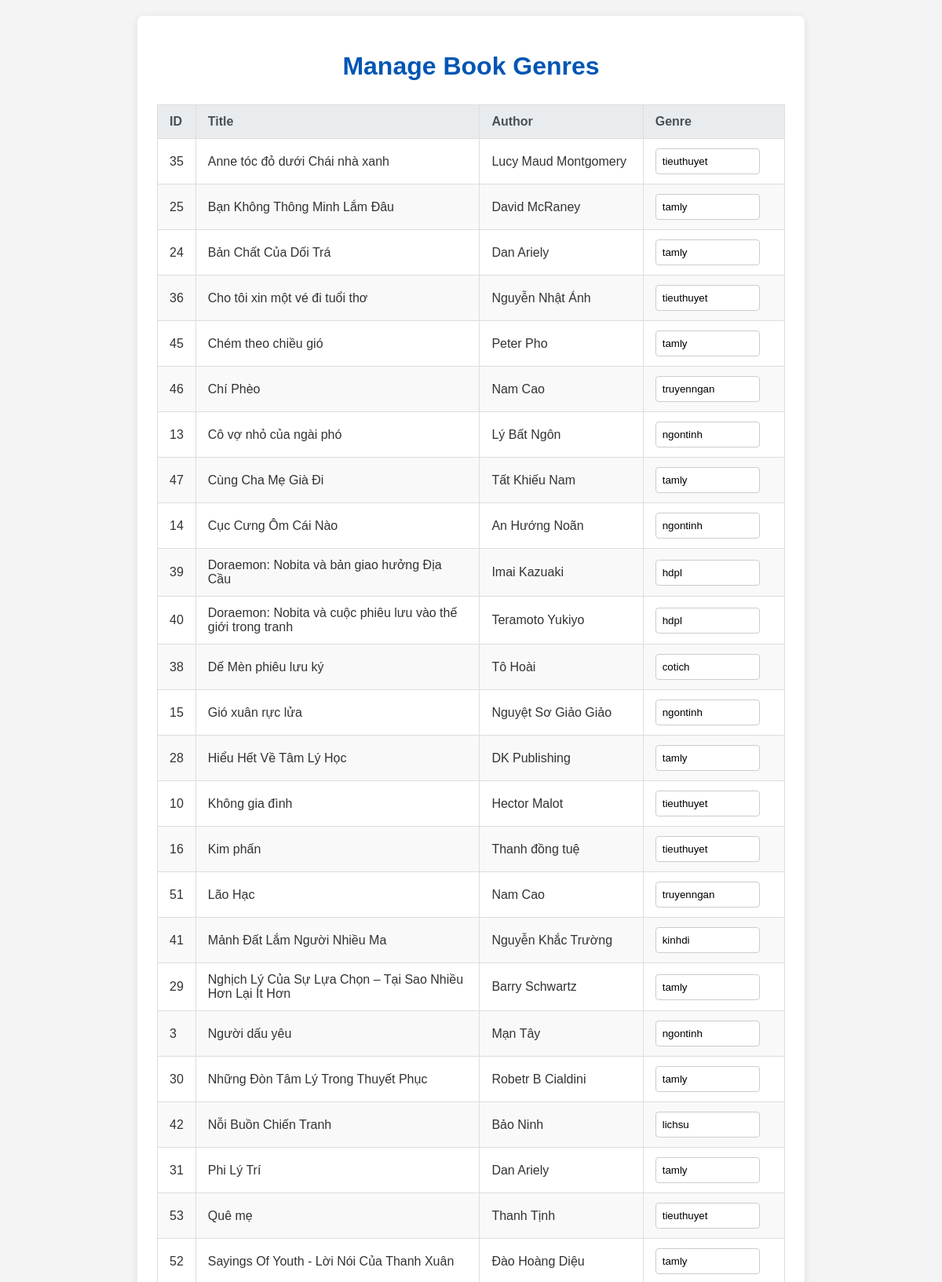
/Admin/ad.php (upper part), run on the app's committed database.
### tables this page shows
CREATE TABLE books (
            id INTEGER PRIMARY KEY AUTOINCREMENT,
            title TEXT NOT NULL,
            author TEXT NOT NULL,
            cover_image_url TEXT, -- Vẫn giữ tên cột này nhưng sẽ lưu đường dẫn tệp
            summary TEXT,
            published_date TEXT,
            read_link TEXT UNIQUE
        , genre TEXT);

### Admin/ad.php (the view, shortened to what this page needs)
<?php
$databaseFile = '../DB/Database.db';
try {
    $pdo = new PDO("sqlite:$databaseFile");
    $pdo->setAttribute(PDO::ATTR_ERRMODE, PDO::ERRMODE_EXCEPTION);
    $pdo->setAttribute(PDO::ATTR_DEFAULT_FETCH_MODE, PDO::FETCH_ASSOC);
    $stmt = $pdo->query("SELECT id, title, author, genre FROM books ORDER BY title ASC");
    $books = $stmt->fetchAll();
} catch (PDOException $e) {
    $message = "<div class='error-message'>Database error: " . $e->getMessage() . "<br>Please ensure 'books.sqlite' exists and is writable.</div>";
    $books = [];
}
?>
<!DOCTYPE html>
<html lang="en">
<head>
</head>
<body>
    <div class="container">
        <h1>Manage Book Genres</h1>
        <form method="POST" action="">
            <?php if (!empty($books)): ?>
                <table>
                    <thead>
                        <tr>
                            <th>ID</th>
                            <th>Title</th>
                            <th>Author</th>
                            <th>Genre</th>
                        </tr>
                    </thead>
                    <tbody>
                        <?php foreach ($books as $book): ?>
                            <tr>
                                <td><?php echo htmlspecialchars($book['id']); ?></td>
                                <td><?php echo htmlspecialchars($book['title']); ?></td>
                                <td><?php echo htmlspecialchars($book['author']); ?></td>
                                <td>
                                    <input
                                        type="text"
                                        name="genres[<?php echo htmlspecialchars($book['id']); ?>]"
                                        value="<?php echo htmlspecialchars($book['genre'] ?? ''); ?>"
                                        placeholder="Enter genre"
                                    >
                                </td>
                            </tr>
                        <?php endforeach; ?>
                    </tbody>
                </table>
            <?php else: ?>
                <p style="text-align: center; margin-top: 40px;">No books found in the database. Please add some books first.</p>
            <?php endif; ?>
        </form>
    </div>
</body>
</html>

### Admin/ad.php (style rules this page uses)
body { font-family: Arial, sans-serif; margin: 20px; background-color: #f4f4f4; color: #333; }
.container { max-width: 800px; margin: 0 auto; background-color: #fff; padding: 25px; border-radius: 8px; box-shadow: 0 2px 10px rgba(0,0,0,0.1); }
h1 { color: #0056b3; text-align: center; margin-bottom: 30px; }
table { width: 100%; border-collapse: collapse; margin-top: 20px; }
th, td { padding: 12px 15px; border: 1px solid #ddd; text-align: left; }
th { background-color: #e9ecef; color: #495057; font-weight: bold; }
tr:nth-child(even) { background-color: #f9f9f9; }
input[type="text"] { width: calc(100% - 16px); padding: 8px; border: 1px solid #ccc; border-radius: 4px; box-sizing: border-box; }

### data on the page
books: id "35", title "Anne tóc đỏ dưới Chái nhà xanh", author "Lucy Maud Montgomery", genre "tieuthuyet"
books: id "25", title "Bạn Không Thông Minh Lắm Đâu", author "David McRaney", genre "tamly"
books: id "24", title "Bản Chất Của Dối Trá", author "Dan Ariely", genre "tamly"
books: id "36", title "Cho tôi xin một vé đi tuổi thơ", author "Nguyễn Nhật Ánh", genre "tieuthuyet"
books: id "45", title "Chém theo chiều gió", author "Peter Pho", genre "tamly"
books: id "46", title "Chí Phèo", author "Nam Cao", genre "truyenngan"
books: id "13", title "Cô vợ nhỏ của ngài phó", author "Lý Bất Ngôn", genre "ngontinh"
books: id "47", title "Cùng Cha Mẹ Già Đi", author "Tất Khiếu Nam", genre "tamly"
books: id "14", title "Cục Cưng Ôm Cái Nào", author "An Hướng Noãn", genre "ngontinh"
books: id "39", title "Doraemon: Nobita và bản giao hưởng Địa Cầu", author "Imai Kazuaki", genre "hdpl"
books: id "40", title "Doraemon: Nobita và cuộc phiêu lưu vào thế giới trong tranh", author "Teramoto Yukiyo", genre "hdpl"
books: id "38", title "Dế Mèn phiêu lưu ký", author "Tô Hoài", genre "cotich"
books: id "15", title "Gió xuân rực lửa", author "Nguyệt Sơ Giảo Giảo", genre "ngontinh"
books: id "28", title "Hiểu Hết Về Tâm Lý Học", author "DK Publishing", genre "tamly"
books: id "10", title "Không gia đình", author "Hector Malot", genre "tieuthuyet"
books: id "16", title "Kim phấn", author "Thanh đồng tuệ", genre "tieuthuyet"
books: id "51", title "Lão Hạc", author "Nam Cao", genre "truyenngan"
books: id "41", title "Mảnh Đất Lắm Người Nhiều Ma", author "Nguyễn Khắc Trường", genre "kinhdi"
books: id "29", title "Nghịch Lý Của Sự Lựa Chọn – Tại Sao Nhiều Hơn Lại Ít Hơn", author "Barry Schwartz", genre "tamly"
books: id "3", title "Người dấu yêu", author "Mạn Tây", genre "ngontinh"
books: id "30", title "Những Đòn Tâm Lý Trong Thuyết Phục", author "Robetr B Cialdini", genre "tamly"
books: id "42", title "Nỗi Buồn Chiến Tranh", author "Bảo Ninh", genre "lichsu"
books: id "31", title "Phi Lý Trí", author "Dan Ariely", genre "tamly"
books: id "53", title "Quê mẹ", author "Thanh Tịnh", genre "tieuthuyet"
books: id "52", title "Sayings Of Youth - Lời Nói Của Thanh Xuân", author "Đào Hoàng Diệu", genre "tamly"
